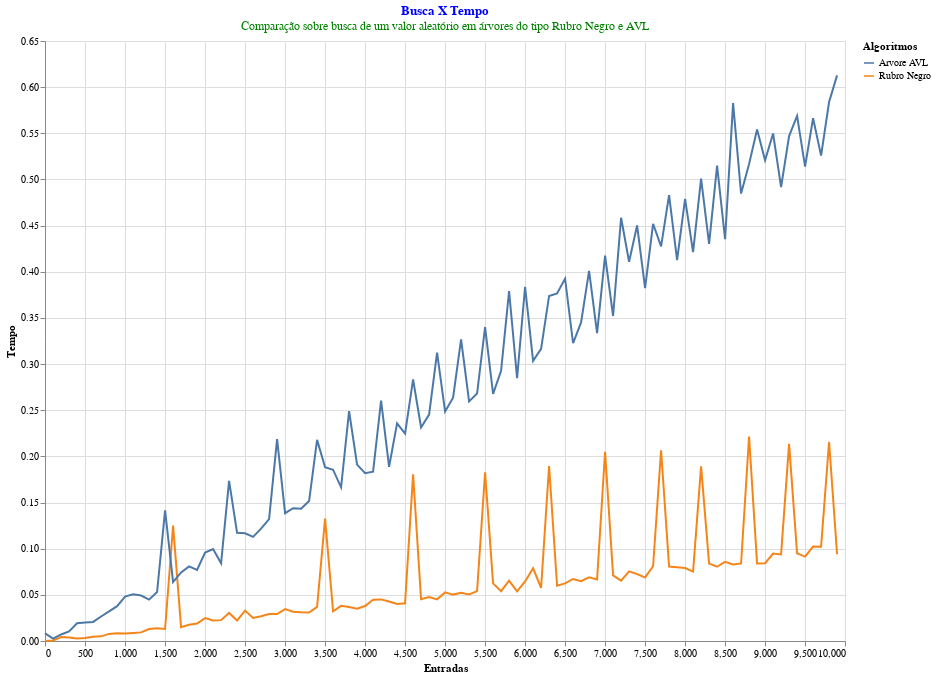

Here is the notebook cell this chart was saved with:
### Code cell
data = pd.DataFrame({'Entradas': EntradasRBN,
                     'Tempo': TempoBuscaRBN,
                     'Algoritmos': AlgoritmosRBN})

RubroNegro_Busca = alt.Chart(data).mark_line(color='red').encode(
    x='Entradas',
    y='Tempo',
    color = 'Algoritmos:N'
    
).properties(
    width=800,
    height=600,
    title={
      "text": ["Busca X Tempo"], 
      "subtitle": ["Comparação sobre busca de um valor aleatório em árvores do tipo Rubro Negro e AVL"],
      "color": "blue",
      "subtitleColor": "green"
    }
)



data = pd.DataFrame({'Entradas': EntradasAVL,
                     'Tempo': TempoBuscaAVL,
                     'Algoritmos': AlgoritmosAVL})
AVL_Busca = alt.Chart(data).mark_line(color='green').encode(
    x='Entradas',
    y='Tempo',
    color = 'Algoritmos:N'
    
).properties(
    width=800,
    height=600
    
)

RubroNegro_Busca + AVL_Busca

### Figure 1 — Vega-Lite specification as saved in the notebook (floating-point values rounded to 4 significant figures)
{"config": {"view": {"continuousWidth": 400, "continuousHeight": 300}}, "layer": [{"data": {"name": "data-36099198d23e9dd4d078db2d0f8a2a05"}, "mark": {"type": "line", "color": "red"}, "encoding": {"color": {"type": "nominal", "field": "Algoritmos"}, "x": {"type": "quantitative", "field": "Entradas"}, "y": {"type": "quantitative", "field": "Tempo"}}, "height": 600, "title": {"text": ["Busca X Tempo"], "subtitle": ["Comparação sobre busca de um valor aleatório em árvores do tipo Rubro Negro e AVL"], "color": "blue", "subtitleColor": "green"}, "width": 800}, {"data": {"name": "data-e564ef9da3a43991d17ced2d9795467a"}, "mark": {"type": "line", "color": "green"}, "encoding": {"color": {"type": "nominal", "field": "Algoritmos"}, "x": {"type": "quantitative", "field": "Entradas"}, "y": {"type": "quantitative", "field": "Tempo"}}, "height": 600, "width": 800}], "$schema": "https://vega.github.io/schema/vega-lite/v4.8.1.json", "datasets": {"data-36099198d23e9dd4d078db2d0f8a2a05": [{"Entradas": 1, "Tempo": 2.144e-05, "Algoritmos": "Rubro Negro"}, {"Entradas": 101, "Tempo": 0.0005992, "Algoritmos": "Rubro Negro"}, {"Entradas": 201, "Tempo": 0.004199, "Algoritmos": "Rubro Negro"}, {"Entradas": 301, "Tempo": 0.003863, "Algoritmos": "Rubro Negro"}, {"Entradas": 401, "Tempo": 0.002767, "Algoritmos": "Rubro Negro"}, {"Entradas": 501, "Tempo": 0.003365, "Algoritmos": "Rubro Negro"}, {"Entradas": 601, "Tempo": 0.004489, "Algoritmos": "Rubro Negro"}, {"Entradas": 701, "Tempo": 0.005039, "Algoritmos": "Rubro Negro"}, {"Entradas": 801, "Tempo": 0.00768, "Algoritmos": "Rubro Negro"}, {"Entradas": 901, "Tempo": 0.008447, "Algoritmos": "Rubro Negro"}, {"Entradas": 1001, "Tempo": 0.008185, "Algoritmos": "Rubro Negro"}, {"Entradas": 1101, "Tempo": 0.008706, "Algoritmos": "Rubro Negro"}, {"Entradas": 1201, "Tempo": 0.009339, "Algoritmos": "Rubro Negro"}, {"Entradas": 1301, "Tempo": 0.01299, "Algoritmos": "Rubro Negro"}, {"Entradas": 1401, "Tempo": 0.01369, "Algoritmos": "Rubro Negro"}, {"Entradas": 1501, "Tempo": 0.01299, "Algoritmos": "Rubro Negro"}, {"Entradas": 1601, "Tempo": 0.1252, "Algoritmos": "Rubro Negro"}, {"Entradas": 1701, "Tempo": 0.01495, "Algoritmos": "Rubro Negro"}, {"Entradas": 1801, "Tempo": 0.01766, "Algoritmos": "Rubro Negro"}, {"Entradas": 1901, "Tempo": 0.01885, "Algoritmos": "Rubro Negro"}, {"Entradas": 2001, "Tempo": 0.02476, "Algoritmos": "Rubro Negro"}, {"Entradas": 2101, "Tempo": 0.02225, "Algoritmos": "Rubro Negro"}, {"Entradas": 2201, "Tempo": 0.02261, "Algoritmos": "Rubro Negro"}, {"Entradas": 2301, "Tempo": 0.03039, "Algoritmos": "Rubro Negro"}, {"Entradas": 2401, "Tempo": 0.02229, "Algoritmos": "Rubro Negro"}, {"Entradas": 2501, "Tempo": 0.03291, "Algoritmos": "Rubro Negro"}, {"Entradas": 2601, "Tempo": 0.02489, "Algoritmos": "Rubro Negro"}, {"Entradas": 2701, "Tempo": 0.02683, "Algoritmos": "Rubro Negro"}, {"Entradas": 2801, "Tempo": 0.02926, "Algoritmos": "Rubro Negro"}, {"Entradas": 2901, "Tempo": 0.02924, "Algoritmos": "Rubro Negro"}, {"Entradas": 3001, "Tempo": 0.03449, "Algoritmos": "Rubro Negro"}, {"Entradas": 3101, "Tempo": 0.03176, "Algoritmos": "Rubro Negro"}, {"Entradas": 3201, "Tempo": 0.03111, "Algoritmos": "Rubro Negro"}, {"Entradas": 3301, "Tempo": 0.03077, "Algoritmos": "Rubro Negro"}, {"Entradas": 3401, "Tempo": 0.03692, "Algoritmos": "Rubro Negro"}, {"Entradas": 3501, "Tempo": 0.1326, "Algoritmos": "Rubro Negro"}, {"Entradas": 3601, "Tempo": 0.03227, "Algoritmos": "Rubro Negro"}, {"Entradas": 3701, "Tempo": 0.03806, "Algoritmos": "Rubro Negro"}, {"Entradas": 3801, "Tempo": 0.0368, "Algoritmos": "Rubro Negro"}, {"Entradas": 3901, "Tempo": 0.03491, "Algoritmos": "Rubro Negro"}, {"Entradas": 4001, "Tempo": 0.03791, "Algoritmos": "Rubro Negro"}, {"Entradas": 4101, "Tempo": 0.04466, "Algoritmos": "Rubro Negro"}, {"Entradas": 4201, "Tempo": 0.04506, "Algoritmos": "Rubro Negro"}, {"Entradas": 4301, "Tempo": 0.04286, "Algoritmos": "Rubro Negro"}, {"Entradas": 4401, "Tempo": 0.04017, "Algoritmos": "Rubro Negro"}, {"Entradas": 4501, "Tempo": 0.04082, "Algoritmos": "Rubro Negro"}, {"Entradas": 4601, "Tempo": 0.1806, "Algoritmos": "Rubro Negro"}, {"Entradas": 4701, "Tempo": 0.04529, "Algoritmos": "Rubro Negro"}, {"Entradas": 4801, "Tempo": 0.04761, "Algoritmos": "Rubro Negro"}, {"Entradas": 4901, "Tempo": 0.0451, "Algoritmos": "Rubro Negro"}, {"Entradas": 5001, "Tempo": 0.05267, "Algoritmos": "Rubro Negro"}, {"Entradas": 5101, "Tempo": 0.05027, "Algoritmos": "Rubro Negro"}, {"Entradas": 5201, "Tempo": 0.05229, "Algoritmos": "Rubro Negro"}, {"Entradas": 5301, "Tempo": 0.05051, "Algoritmos": "Rubro Negro"}, {"Entradas": 5401, "Tempo": 0.05407, "Algoritmos": "Rubro Negro"}, {"Entradas": 5501, "Tempo": 0.1826, "Algoritmos": "Rubro Negro"}, {"Entradas": 5601, "Tempo": 0.06244, "Algoritmos": "Rubro Negro"}, {"Entradas": 5701, "Tempo": 0.05398, "Algoritmos": "Rubro Negro"}, {"Entradas": 5801, "Tempo": 0.06535, "Algoritmos": "Rubro Negro"}, {"Entradas": 5901, "Tempo": 0.05377, "Algoritmos": "Rubro Negro"}, {"Entradas": 6001, "Tempo": 0.06449, "Algoritmos": "Rubro Negro"}, {"Entradas": 6101, "Tempo": 0.07874, "Algoritmos": "Rubro Negro"}, {"Entradas": 6201, "Tempo": 0.05747, "Algoritmos": "Rubro Negro"}, {"Entradas": 6301, "Tempo": 0.1896, "Algoritmos": "Rubro Negro"}, {"Entradas": 6401, "Tempo": 0.05982, "Algoritmos": "Rubro Negro"}, {"Entradas": 6501, "Tempo": 0.06245, "Algoritmos": "Rubro Negro"}, {"Entradas": 6601, "Tempo": 0.06718, "Algoritmos": "Rubro Negro"}, {"Entradas": 6701, "Tempo": 0.06482, "Algoritmos": "Rubro Negro"}, {"Entradas": 6801, "Tempo": 0.06899, "Algoritmos": "Rubro Negro"}, {"Entradas": 6901, "Tempo": 0.06662, "Algoritmos": "Rubro Negro"}, {"Entradas": 7001, "Tempo": 0.2049, "Algoritmos": "Rubro Negro"}, {"Entradas": 7101, "Tempo": 0.07107, "Algoritmos": "Rubro Negro"}, {"Entradas": 7201, "Tempo": 0.06542, "Algoritmos": "Rubro Negro"}, {"Entradas": 7301, "Tempo": 0.07542, "Algoritmos": "Rubro Negro"}, {"Entradas": 7401, "Tempo": 0.07243, "Algoritmos": "Rubro Negro"}, {"Entradas": 7501, "Tempo": 0.06886, "Algoritmos": "Rubro Negro"}, {"Entradas": 7601, "Tempo": 0.08102, "Algoritmos": "Rubro Negro"}, {"Entradas": 7701, "Tempo": 0.2066, "Algoritmos": "Rubro Negro"}, {"Entradas": 7801, "Tempo": 0.08058, "Algoritmos": "Rubro Negro"}, {"Entradas": 7901, "Tempo": 0.07981, "Algoritmos": "Rubro Negro"}, {"Entradas": 8001, "Tempo": 0.07899, "Algoritmos": "Rubro Negro"}, {"Entradas": 8101, "Tempo": 0.07519, "Algoritmos": "Rubro Negro"}, {"Entradas": 8201, "Tempo": 0.1892, "Algoritmos": "Rubro Negro"}, {"Entradas": 8301, "Tempo": 0.08389, "Algoritmos": "Rubro Negro"}, {"Entradas": 8401, "Tempo": 0.08043, "Algoritmos": "Rubro Negro"}, {"Entradas": 8501, "Tempo": 0.08578, "Algoritmos": "Rubro Negro"}, {"Entradas": 8601, "Tempo": 0.08301, "Algoritmos": "Rubro Negro"}, {"Entradas": 8701, "Tempo": 0.08409, "Algoritmos": "Rubro Negro"}, {"Entradas": 8801, "Tempo": 0.2214, "Algoritmos": "Rubro Negro"}, {"Entradas": 8901, "Tempo": 0.08398, "Algoritmos": "Rubro Negro"}, {"Entradas": 9001, "Tempo": 0.08428, "Algoritmos": "Rubro Negro"}, {"Entradas": 9101, "Tempo": 0.09468, "Algoritmos": "Rubro Negro"}, {"Entradas": 9201, "Tempo": 0.09384, "Algoritmos": "Rubro Negro"}, {"Entradas": 9301, "Tempo": 0.2136, "Algoritmos": "Rubro Negro"}, {"Entradas": 9401, "Tempo": 0.09488, "Algoritmos": "Rubro Negro"}, {"Entradas": 9501, "Tempo": 0.0914, "Algoritmos": "Rubro Negro"}, {"Entradas": 9601, "Tempo": 0.1024, "Algoritmos": "Rubro Negro"}, {"Entradas": 9701, "Tempo": 0.1021, "Algoritmos": "Rubro Negro"}, {"Entradas": 9801, "Tempo": 0.2156, "Algoritmos": "Rubro Negro"}, {"Entradas": 9901, "Tempo": 0.09395, "Algoritmos": "Rubro Negro"}], "data-e564ef9da3a43991d17ced2d9795467a": [{"Entradas": 1, "Tempo": 0.008285, "Algoritmos": "Arvore AVL"}, {"Entradas": 101, "Tempo": 0.002641, "Algoritmos": "Arvore AVL"}, {"Entradas": 201, "Tempo": 0.0071, "Algoritmos": "Arvore AVL"}, {"Entradas": 301, "Tempo": 0.01043, "Algoritmos": "Arvore AVL"}, {"Entradas": 401, "Tempo": 0.01923, "Algoritmos": "Arvore AVL"}, {"Entradas": 501, "Tempo": 0.02002, "Algoritmos": "Arvore AVL"}, {"Entradas": 601, "Tempo": 0.02067, "Algoritmos": "Arvore AVL"}, {"Entradas": 701, "Tempo": 0.02654, "Algoritmos": "Arvore AVL"}, {"Entradas": 801, "Tempo": 0.03209, "Algoritmos": "Arvore AVL"}, {"Entradas": 901, "Tempo": 0.03768, "Algoritmos": "Arvore AVL"}, {"Entradas": 1001, "Tempo": 0.04817, "Algoritmos": "Arvore AVL"}, {"Entradas": 1101, "Tempo": 0.0505, "Algoritmos": "Arvore AVL"}, {"Entradas": 1201, "Tempo": 0.04921, "Algoritmos": "Arvore AVL"}, {"Entradas": 1301, "Tempo": 0.04484, "Algoritmos": "Arvore AVL"}, {"Entradas": 1401, "Tempo": 0.05307, "Algoritmos": "Arvore AVL"}, {"Entradas": 1501, "Tempo": 0.1415, "Algoritmos": "Arvore AVL"}, {"Entradas": 1601, "Tempo": 0.06377, "Algoritmos": "Arvore AVL"}, {"Entradas": 1701, "Tempo": 0.07428, "Algoritmos": "Arvore AVL"}, {"Entradas": 1801, "Tempo": 0.08082, "Algoritmos": "Arvore AVL"}, {"Entradas": 1901, "Tempo": 0.07691, "Algoritmos": "Arvore AVL"}, {"Entradas": 2001, "Tempo": 0.09576, "Algoritmos": "Arvore AVL"}, {"Entradas": 2101, "Tempo": 0.09965, "Algoritmos": "Arvore AVL"}, {"Entradas": 2201, "Tempo": 0.08417, "Algoritmos": "Arvore AVL"}, {"Entradas": 2301, "Tempo": 0.1735, "Algoritmos": "Arvore AVL"}, {"Entradas": 2401, "Tempo": 0.1172, "Algoritmos": "Arvore AVL"}, {"Entradas": 2501, "Tempo": 0.1167, "Algoritmos": "Arvore AVL"}, {"Entradas": 2601, "Tempo": 0.1128, "Algoritmos": "Arvore AVL"}, {"Entradas": 2701, "Tempo": 0.1217, "Algoritmos": "Arvore AVL"}, {"Entradas": 2801, "Tempo": 0.1321, "Algoritmos": "Arvore AVL"}, {"Entradas": 2901, "Tempo": 0.2187, "Algoritmos": "Arvore AVL"}, {"Entradas": 3001, "Tempo": 0.1385, "Algoritmos": "Arvore AVL"}, {"Entradas": 3101, "Tempo": 0.1438, "Algoritmos": "Arvore AVL"}, {"Entradas": 3201, "Tempo": 0.1434, "Algoritmos": "Arvore AVL"}, {"Entradas": 3301, "Tempo": 0.1516, "Algoritmos": "Arvore AVL"}, {"Entradas": 3401, "Tempo": 0.2179, "Algoritmos": "Arvore AVL"}, {"Entradas": 3501, "Tempo": 0.1883, "Algoritmos": "Arvore AVL"}, {"Entradas": 3601, "Tempo": 0.1856, "Algoritmos": "Arvore AVL"}, {"Entradas": 3701, "Tempo": 0.1665, "Algoritmos": "Arvore AVL"}, {"Entradas": 3801, "Tempo": 0.249, "Algoritmos": "Arvore AVL"}, {"Entradas": 3901, "Tempo": 0.1911, "Algoritmos": "Arvore AVL"}, {"Entradas": 4001, "Tempo": 0.1817, "Algoritmos": "Arvore AVL"}, {"Entradas": 4101, "Tempo": 0.1834, "Algoritmos": "Arvore AVL"}, {"Entradas": 4201, "Tempo": 0.2605, "Algoritmos": "Arvore AVL"}, {"Entradas": 4301, "Tempo": 0.1887, "Algoritmos": "Arvore AVL"}, {"Entradas": 4401, "Tempo": 0.2359, "Algoritmos": "Arvore AVL"}, {"Entradas": 4501, "Tempo": 0.2246, "Algoritmos": "Arvore AVL"}, {"Entradas": 4601, "Tempo": 0.2833, "Algoritmos": "Arvore AVL"}, {"Entradas": 4701, "Tempo": 0.2313, "Algoritmos": "Arvore AVL"}, {"Entradas": 4801, "Tempo": 0.2453, "Algoritmos": "Arvore AVL"}, {"Entradas": 4901, "Tempo": 0.3123, "Algoritmos": "Arvore AVL"}, {"Entradas": 5001, "Tempo": 0.2485, "Algoritmos": "Arvore AVL"}, {"Entradas": 5101, "Tempo": 0.2635, "Algoritmos": "Arvore AVL"}, {"Entradas": 5201, "Tempo": 0.3268, "Algoritmos": "Arvore AVL"}, {"Entradas": 5301, "Tempo": 0.2596, "Algoritmos": "Arvore AVL"}, {"Entradas": 5401, "Tempo": 0.268, "Algoritmos": "Arvore AVL"}, {"Entradas": 5501, "Tempo": 0.34, "Algoritmos": "Arvore AVL"}, {"Entradas": 5601, "Tempo": 0.2678, "Algoritmos": "Arvore AVL"}, {"Entradas": 5701, "Tempo": 0.2927, "Algoritmos": "Arvore AVL"}, {"Entradas": 5801, "Tempo": 0.3792, "Algoritmos": "Arvore AVL"}, {"Entradas": 5901, "Tempo": 0.2848, "Algoritmos": "Arvore AVL"}, {"Entradas": 6001, "Tempo": 0.3838, "Algoritmos": "Arvore AVL"}, {"Entradas": 6101, "Tempo": 0.3035, "Algoritmos": "Arvore AVL"}, {"Entradas": 6201, "Tempo": 0.3164, "Algoritmos": "Arvore AVL"}, {"Entradas": 6301, "Tempo": 0.3738, "Algoritmos": "Arvore AVL"}, {"Entradas": 6401, "Tempo": 0.3765, "Algoritmos": "Arvore AVL"}, {"Entradas": 6501, "Tempo": 0.3926, "Algoritmos": "Arvore AVL"}, {"Entradas": 6601, "Tempo": 0.3226, "Algoritmos": "Arvore AVL"}, {"Entradas": 6701, "Tempo": 0.3452, "Algoritmos": "Arvore AVL"}, {"Entradas": 6801, "Tempo": 0.401, "Algoritmos": "Arvore AVL"}, {"Entradas": 6901, "Tempo": 0.3336, "Algoritmos": "Arvore AVL"}, {"Entradas": 7001, "Tempo": 0.4174, "Algoritmos": "Arvore AVL"}, {"Entradas": 7101, "Tempo": 0.3521, "Algoritmos": "Arvore AVL"}, {"Entradas": 7201, "Tempo": 0.4586, "Algoritmos": "Arvore AVL"}, {"Entradas": 7301, "Tempo": 0.4108, "Algoritmos": "Arvore AVL"}, {"Entradas": 7401, "Tempo": 0.4501, "Algoritmos": "Arvore AVL"}, {"Entradas": 7501, "Tempo": 0.3822, "Algoritmos": "Arvore AVL"}, {"Entradas": 7601, "Tempo": 0.452, "Algoritmos": "Arvore AVL"}, {"Entradas": 7701, "Tempo": 0.4275, "Algoritmos": "Arvore AVL"}, {"Entradas": 7801, "Tempo": 0.4831, "Algoritmos": "Arvore AVL"}, {"Entradas": 7901, "Tempo": 0.4126, "Algoritmos": "Arvore AVL"}, {"Entradas": 8001, "Tempo": 0.4791, "Algoritmos": "Arvore AVL"}, {"Entradas": 8101, "Tempo": 0.4213, "Algoritmos": "Arvore AVL"}, {"Entradas": 8201, "Tempo": 0.501, "Algoritmos": "Arvore AVL"}, {"Entradas": 8301, "Tempo": 0.4302, "Algoritmos": "Arvore AVL"}, {"Entradas": 8401, "Tempo": 0.515, "Algoritmos": "Arvore AVL"}, {"Entradas": 8501, "Tempo": 0.4352, "Algoritmos": "Arvore AVL"}, {"Entradas": 8601, "Tempo": 0.5827, "Algoritmos": "Arvore AVL"}, {"Entradas": 8701, "Tempo": 0.4847, "Algoritmos": "Arvore AVL"}, {"Entradas": 8801, "Tempo": 0.5168, "Algoritmos": "Arvore AVL"}, {"Entradas": 8901, "Tempo": 0.5542, "Algoritmos": "Arvore AVL"}, {"Entradas": 9001, "Tempo": 0.5209, "Algoritmos": "Arvore AVL"}, {"Entradas": 9101, "Tempo": 0.5498, "Algoritmos": "Arvore AVL"}, {"Entradas": 9201, "Tempo": 0.4917, "Algoritmos": "Arvore AVL"}, {"Entradas": 9301, "Tempo": 0.547, "Algoritmos": "Arvore AVL"}, {"Entradas": 9401, "Tempo": 0.5688, "Algoritmos": "Arvore AVL"}, {"Entradas": 9501, "Tempo": 0.514, "Algoritmos": "Arvore AVL"}, {"Entradas": 9601, "Tempo": 0.5664, "Algoritmos": "Arvore AVL"}, {"Entradas": 9701, "Tempo": 0.5259, "Algoritmos": "Arvore AVL"}, {"Entradas": 9801, "Tempo": 0.5838, "Algoritmos": "Arvore AVL"}, {"Entradas": 9901, "Tempo": 0.6128, "Algoritmos": "Arvore AVL"}]}}
